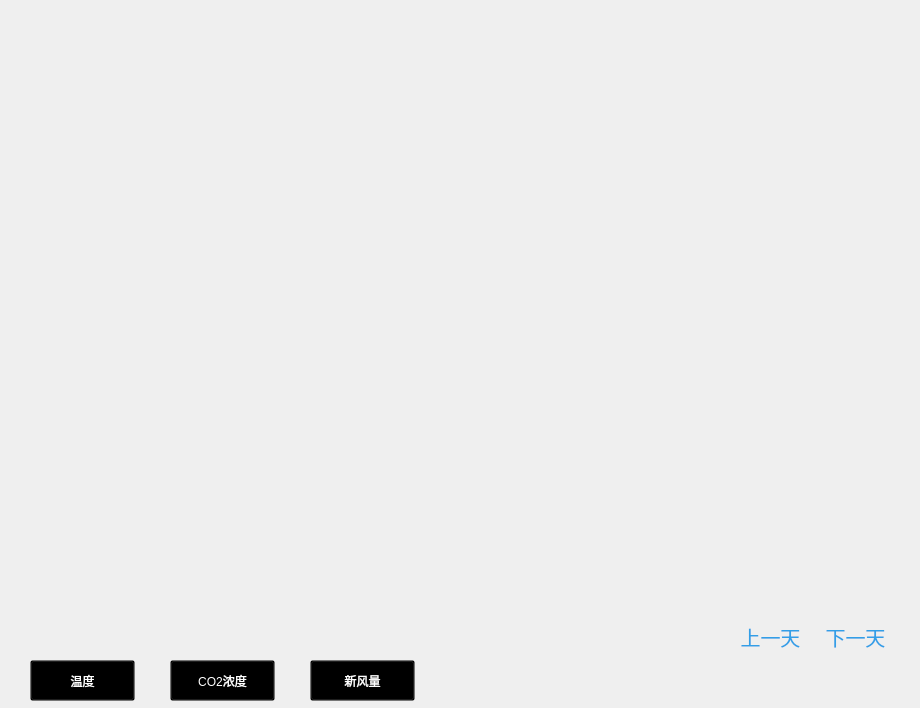
<?xml version="1.0" encoding="UTF-8"?>
<ui version="4.0">
 <class>Curve</class>
 <widget class="QWidget" name="Curve">
  <property name="geometry">
   <rect>
    <x>0</x>
    <y>0</y>
    <width>920</width>
    <height>708</height>
   </rect>
  </property>
  <property name="windowTitle">
   <string>Form</string>
  </property>
  <property name="styleSheet">
   <string notr="true"/>
  </property>
  <widget class="QStackedWidget" name="curveStackedWidget">
   <property name="geometry">
    <rect>
     <x>0</x>
     <y>0</y>
     <width>920</width>
     <height>633</height>
    </rect>
   </property>
   <property name="styleSheet">
    <string notr="true"/>
   </property>
  </widget>
  <widget class="QPushButton" name="previousButton">
   <property name="geometry">
    <rect>
     <x>740</x>
     <y>620</y>
     <width>61</width>
     <height>33</height>
    </rect>
   </property>
   <property name="palette">
    <palette>
     <active>
      <colorrole role="WindowText">
       <brush brushstyle="SolidPattern">
        <color alpha="255">
         <red>252</red>
         <green>175</green>
         <blue>62</blue>
        </color>
       </brush>
      </colorrole>
      <colorrole role="Button">
       <brush brushstyle="SolidPattern">
        <color alpha="0">
         <red>0</red>
         <green>0</green>
         <blue>0</blue>
        </color>
       </brush>
      </colorrole>
      <colorrole role="Text">
       <brush brushstyle="SolidPattern">
        <color alpha="255">
         <red>252</red>
         <green>175</green>
         <blue>62</blue>
        </color>
       </brush>
      </colorrole>
      <colorrole role="ButtonText">
       <brush brushstyle="SolidPattern">
        <color alpha="255">
         <red>50</red>
         <green>159</green>
         <blue>231</blue>
        </color>
       </brush>
      </colorrole>
      <colorrole role="Base">
       <brush brushstyle="SolidPattern">
        <color alpha="0">
         <red>0</red>
         <green>0</green>
         <blue>0</blue>
        </color>
       </brush>
      </colorrole>
      <colorrole role="Window">
       <brush brushstyle="SolidPattern">
        <color alpha="0">
         <red>0</red>
         <green>0</green>
         <blue>0</blue>
        </color>
       </brush>
      </colorrole>
      <colorrole role="PlaceholderText">
       <brush brushstyle="SolidPattern">
        <color alpha="128">
         <red>252</red>
         <green>175</green>
         <blue>62</blue>
        </color>
       </brush>
      </colorrole>
     </active>
     <inactive>
      <colorrole role="WindowText">
       <brush brushstyle="SolidPattern">
        <color alpha="255">
         <red>252</red>
         <green>175</green>
         <blue>62</blue>
        </color>
       </brush>
      </colorrole>
      <colorrole role="Button">
       <brush brushstyle="SolidPattern">
        <color alpha="0">
         <red>0</red>
         <green>0</green>
         <blue>0</blue>
        </color>
       </brush>
      </colorrole>
      <colorrole role="Text">
       <brush brushstyle="SolidPattern">
        <color alpha="255">
         <red>252</red>
         <green>175</green>
         <blue>62</blue>
        </color>
       </brush>
      </colorrole>
      <colorrole role="ButtonText">
       <brush brushstyle="SolidPattern">
        <color alpha="255">
         <red>50</red>
         <green>159</green>
         <blue>231</blue>
        </color>
       </brush>
      </colorrole>
      <colorrole role="Base">
       <brush brushstyle="SolidPattern">
        <color alpha="0">
         <red>0</red>
         <green>0</green>
         <blue>0</blue>
        </color>
       </brush>
      </colorrole>
      <colorrole role="Window">
       <brush brushstyle="SolidPattern">
        <color alpha="0">
         <red>0</red>
         <green>0</green>
         <blue>0</blue>
        </color>
       </brush>
      </colorrole>
      <colorrole role="PlaceholderText">
       <brush brushstyle="SolidPattern">
        <color alpha="128">
         <red>252</red>
         <green>175</green>
         <blue>62</blue>
        </color>
       </brush>
      </colorrole>
     </inactive>
     <disabled>
      <colorrole role="WindowText">
       <brush brushstyle="SolidPattern">
        <color alpha="255">
         <red>190</red>
         <green>190</green>
         <blue>190</blue>
        </color>
       </brush>
      </colorrole>
      <colorrole role="Button">
       <brush brushstyle="SolidPattern">
        <color alpha="0">
         <red>0</red>
         <green>0</green>
         <blue>0</blue>
        </color>
       </brush>
      </colorrole>
      <colorrole role="Text">
       <brush brushstyle="SolidPattern">
        <color alpha="255">
         <red>190</red>
         <green>190</green>
         <blue>190</blue>
        </color>
       </brush>
      </colorrole>
      <colorrole role="ButtonText">
       <brush brushstyle="SolidPattern">
        <color alpha="255">
         <red>190</red>
         <green>190</green>
         <blue>190</blue>
        </color>
       </brush>
      </colorrole>
      <colorrole role="Base">
       <brush brushstyle="SolidPattern">
        <color alpha="0">
         <red>0</red>
         <green>0</green>
         <blue>0</blue>
        </color>
       </brush>
      </colorrole>
      <colorrole role="Window">
       <brush brushstyle="SolidPattern">
        <color alpha="0">
         <red>0</red>
         <green>0</green>
         <blue>0</blue>
        </color>
       </brush>
      </colorrole>
      <colorrole role="PlaceholderText">
       <brush brushstyle="SolidPattern">
        <color alpha="128">
         <red>0</red>
         <green>0</green>
         <blue>0</blue>
        </color>
       </brush>
      </colorrole>
     </disabled>
    </palette>
   </property>
   <property name="font">
    <font>
     <pointsize>15</pointsize>
    </font>
   </property>
   <property name="styleSheet">
    <string notr="true">border-style:none;
background:transparent;</string>
   </property>
   <property name="text">
    <string>上一天</string>
   </property>
  </widget>
  <widget class="QPushButton" name="nextButton">
   <property name="geometry">
    <rect>
     <x>820</x>
     <y>620</y>
     <width>71</width>
     <height>33</height>
    </rect>
   </property>
   <property name="palette">
    <palette>
     <active>
      <colorrole role="WindowText">
       <brush brushstyle="SolidPattern">
        <color alpha="255">
         <red>252</red>
         <green>175</green>
         <blue>62</blue>
        </color>
       </brush>
      </colorrole>
      <colorrole role="Button">
       <brush brushstyle="SolidPattern">
        <color alpha="0">
         <red>0</red>
         <green>0</green>
         <blue>0</blue>
        </color>
       </brush>
      </colorrole>
      <colorrole role="Text">
       <brush brushstyle="SolidPattern">
        <color alpha="255">
         <red>252</red>
         <green>175</green>
         <blue>62</blue>
        </color>
       </brush>
      </colorrole>
      <colorrole role="ButtonText">
       <brush brushstyle="SolidPattern">
        <color alpha="255">
         <red>50</red>
         <green>159</green>
         <blue>231</blue>
        </color>
       </brush>
      </colorrole>
      <colorrole role="Base">
       <brush brushstyle="SolidPattern">
        <color alpha="0">
         <red>0</red>
         <green>0</green>
         <blue>0</blue>
        </color>
       </brush>
      </colorrole>
      <colorrole role="Window">
       <brush brushstyle="SolidPattern">
        <color alpha="0">
         <red>0</red>
         <green>0</green>
         <blue>0</blue>
        </color>
       </brush>
      </colorrole>
      <colorrole role="PlaceholderText">
       <brush brushstyle="SolidPattern">
        <color alpha="128">
         <red>252</red>
         <green>175</green>
         <blue>62</blue>
        </color>
       </brush>
      </colorrole>
     </active>
     <inactive>
      <colorrole role="WindowText">
       <brush brushstyle="SolidPattern">
        <color alpha="255">
         <red>252</red>
         <green>175</green>
         <blue>62</blue>
        </color>
       </brush>
      </colorrole>
      <colorrole role="Button">
       <brush brushstyle="SolidPattern">
        <color alpha="0">
         <red>0</red>
         <green>0</green>
         <blue>0</blue>
        </color>
       </brush>
      </colorrole>
      <colorrole role="Text">
       <brush brushstyle="SolidPattern">
        <color alpha="255">
         <red>252</red>
         <green>175</green>
         <blue>62</blue>
        </color>
       </brush>
      </colorrole>
      <colorrole role="ButtonText">
       <brush brushstyle="SolidPattern">
        <color alpha="255">
         <red>50</red>
         <green>159</green>
         <blue>231</blue>
        </color>
       </brush>
      </colorrole>
      <colorrole role="Base">
       <brush brushstyle="SolidPattern">
        <color alpha="0">
         <red>0</red>
         <green>0</green>
         <blue>0</blue>
        </color>
       </brush>
      </colorrole>
      <colorrole role="Window">
       <brush brushstyle="SolidPattern">
        <color alpha="0">
         <red>0</red>
         <green>0</green>
         <blue>0</blue>
        </color>
       </brush>
      </colorrole>
      <colorrole role="PlaceholderText">
       <brush brushstyle="SolidPattern">
        <color alpha="128">
         <red>252</red>
         <green>175</green>
         <blue>62</blue>
        </color>
       </brush>
      </colorrole>
     </inactive>
     <disabled>
      <colorrole role="WindowText">
       <brush brushstyle="SolidPattern">
        <color alpha="255">
         <red>190</red>
         <green>190</green>
         <blue>190</blue>
        </color>
       </brush>
      </colorrole>
      <colorrole role="Button">
       <brush brushstyle="SolidPattern">
        <color alpha="0">
         <red>0</red>
         <green>0</green>
         <blue>0</blue>
        </color>
       </brush>
      </colorrole>
      <colorrole role="Text">
       <brush brushstyle="SolidPattern">
        <color alpha="255">
         <red>190</red>
         <green>190</green>
         <blue>190</blue>
        </color>
       </brush>
      </colorrole>
      <colorrole role="ButtonText">
       <brush brushstyle="SolidPattern">
        <color alpha="255">
         <red>190</red>
         <green>190</green>
         <blue>190</blue>
        </color>
       </brush>
      </colorrole>
      <colorrole role="Base">
       <brush brushstyle="SolidPattern">
        <color alpha="0">
         <red>0</red>
         <green>0</green>
         <blue>0</blue>
        </color>
       </brush>
      </colorrole>
      <colorrole role="Window">
       <brush brushstyle="SolidPattern">
        <color alpha="0">
         <red>0</red>
         <green>0</green>
         <blue>0</blue>
        </color>
       </brush>
      </colorrole>
      <colorrole role="PlaceholderText">
       <brush brushstyle="SolidPattern">
        <color alpha="128">
         <red>0</red>
         <green>0</green>
         <blue>0</blue>
        </color>
       </brush>
      </colorrole>
     </disabled>
    </palette>
   </property>
   <property name="font">
    <font>
     <pointsize>15</pointsize>
    </font>
   </property>
   <property name="styleSheet">
    <string notr="true">border-style:none;
background:transparent;</string>
   </property>
   <property name="text">
    <string>下一天</string>
   </property>
  </widget>
  <widget class="QPushButton" name="tempButton">
   <property name="geometry">
    <rect>
     <x>30</x>
     <y>660</y>
     <width>105</width>
     <height>41</height>
    </rect>
   </property>
   <property name="palette">
    <palette>
     <active>
      <colorrole role="Button">
       <brush brushstyle="SolidPattern">
        <color alpha="0">
         <red>0</red>
         <green>0</green>
         <blue>0</blue>
        </color>
       </brush>
      </colorrole>
      <colorrole role="ButtonText">
       <brush brushstyle="SolidPattern">
        <color alpha="255">
         <red>255</red>
         <green>255</green>
         <blue>255</blue>
        </color>
       </brush>
      </colorrole>
      <colorrole role="Base">
       <brush brushstyle="SolidPattern">
        <color alpha="0">
         <red>0</red>
         <green>0</green>
         <blue>0</blue>
        </color>
       </brush>
      </colorrole>
      <colorrole role="Window">
       <brush brushstyle="SolidPattern">
        <color alpha="0">
         <red>0</red>
         <green>0</green>
         <blue>0</blue>
        </color>
       </brush>
      </colorrole>
     </active>
     <inactive>
      <colorrole role="Button">
       <brush brushstyle="SolidPattern">
        <color alpha="0">
         <red>0</red>
         <green>0</green>
         <blue>0</blue>
        </color>
       </brush>
      </colorrole>
      <colorrole role="ButtonText">
       <brush brushstyle="SolidPattern">
        <color alpha="255">
         <red>255</red>
         <green>255</green>
         <blue>255</blue>
        </color>
       </brush>
      </colorrole>
      <colorrole role="Base">
       <brush brushstyle="SolidPattern">
        <color alpha="0">
         <red>0</red>
         <green>0</green>
         <blue>0</blue>
        </color>
       </brush>
      </colorrole>
      <colorrole role="Window">
       <brush brushstyle="SolidPattern">
        <color alpha="0">
         <red>0</red>
         <green>0</green>
         <blue>0</blue>
        </color>
       </brush>
      </colorrole>
     </inactive>
     <disabled>
      <colorrole role="Button">
       <brush brushstyle="SolidPattern">
        <color alpha="0">
         <red>0</red>
         <green>0</green>
         <blue>0</blue>
        </color>
       </brush>
      </colorrole>
      <colorrole role="ButtonText">
       <brush brushstyle="SolidPattern">
        <color alpha="255">
         <red>190</red>
         <green>190</green>
         <blue>190</blue>
        </color>
       </brush>
      </colorrole>
      <colorrole role="Base">
       <brush brushstyle="SolidPattern">
        <color alpha="0">
         <red>0</red>
         <green>0</green>
         <blue>0</blue>
        </color>
       </brush>
      </colorrole>
      <colorrole role="Window">
       <brush brushstyle="SolidPattern">
        <color alpha="0">
         <red>0</red>
         <green>0</green>
         <blue>0</blue>
        </color>
       </brush>
      </colorrole>
     </disabled>
    </palette>
   </property>
   <property name="styleSheet">
    <string notr="true">font: 16pt &quot;Ubuntu&quot;;
border-image: url(:/UI/Frame/按键.png);</string>
   </property>
   <property name="text">
    <string>温度</string>
   </property>
  </widget>
  <widget class="QPushButton" name="co2Button">
   <property name="geometry">
    <rect>
     <x>170</x>
     <y>660</y>
     <width>105</width>
     <height>41</height>
    </rect>
   </property>
   <property name="palette">
    <palette>
     <active>
      <colorrole role="Button">
       <brush brushstyle="SolidPattern">
        <color alpha="0">
         <red>0</red>
         <green>0</green>
         <blue>0</blue>
        </color>
       </brush>
      </colorrole>
      <colorrole role="ButtonText">
       <brush brushstyle="SolidPattern">
        <color alpha="255">
         <red>255</red>
         <green>255</green>
         <blue>255</blue>
        </color>
       </brush>
      </colorrole>
      <colorrole role="Base">
       <brush brushstyle="SolidPattern">
        <color alpha="0">
         <red>0</red>
         <green>0</green>
         <blue>0</blue>
        </color>
       </brush>
      </colorrole>
      <colorrole role="Window">
       <brush brushstyle="SolidPattern">
        <color alpha="0">
         <red>0</red>
         <green>0</green>
         <blue>0</blue>
        </color>
       </brush>
      </colorrole>
     </active>
     <inactive>
      <colorrole role="Button">
       <brush brushstyle="SolidPattern">
        <color alpha="0">
         <red>0</red>
         <green>0</green>
         <blue>0</blue>
        </color>
       </brush>
      </colorrole>
      <colorrole role="ButtonText">
       <brush brushstyle="SolidPattern">
        <color alpha="255">
         <red>255</red>
         <green>255</green>
         <blue>255</blue>
        </color>
       </brush>
      </colorrole>
      <colorrole role="Base">
       <brush brushstyle="SolidPattern">
        <color alpha="0">
         <red>0</red>
         <green>0</green>
         <blue>0</blue>
        </color>
       </brush>
      </colorrole>
      <colorrole role="Window">
       <brush brushstyle="SolidPattern">
        <color alpha="0">
         <red>0</red>
         <green>0</green>
         <blue>0</blue>
        </color>
       </brush>
      </colorrole>
     </inactive>
     <disabled>
      <colorrole role="Button">
       <brush brushstyle="SolidPattern">
        <color alpha="0">
         <red>0</red>
         <green>0</green>
         <blue>0</blue>
        </color>
       </brush>
      </colorrole>
      <colorrole role="ButtonText">
       <brush brushstyle="SolidPattern">
        <color alpha="255">
         <red>190</red>
         <green>190</green>
         <blue>190</blue>
        </color>
       </brush>
      </colorrole>
      <colorrole role="Base">
       <brush brushstyle="SolidPattern">
        <color alpha="0">
         <red>0</red>
         <green>0</green>
         <blue>0</blue>
        </color>
       </brush>
      </colorrole>
      <colorrole role="Window">
       <brush brushstyle="SolidPattern">
        <color alpha="0">
         <red>0</red>
         <green>0</green>
         <blue>0</blue>
        </color>
       </brush>
      </colorrole>
     </disabled>
    </palette>
   </property>
   <property name="styleSheet">
    <string notr="true">font: 16pt &quot;Ubuntu&quot;;
border-image: url(:/UI/Frame/按键.png);</string>
   </property>
   <property name="text">
    <string>CO2浓度</string>
   </property>
  </widget>
  <widget class="QPushButton" name="airButton">
   <property name="geometry">
    <rect>
     <x>310</x>
     <y>660</y>
     <width>105</width>
     <height>41</height>
    </rect>
   </property>
   <property name="palette">
    <palette>
     <active>
      <colorrole role="Button">
       <brush brushstyle="SolidPattern">
        <color alpha="0">
         <red>0</red>
         <green>0</green>
         <blue>0</blue>
        </color>
       </brush>
      </colorrole>
      <colorrole role="ButtonText">
       <brush brushstyle="SolidPattern">
        <color alpha="255">
         <red>255</red>
         <green>255</green>
         <blue>255</blue>
        </color>
       </brush>
      </colorrole>
      <colorrole role="Base">
       <brush brushstyle="SolidPattern">
        <color alpha="0">
         <red>0</red>
         <green>0</green>
         <blue>0</blue>
        </color>
       </brush>
      </colorrole>
      <colorrole role="Window">
       <brush brushstyle="SolidPattern">
        <color alpha="0">
         <red>0</red>
         <green>0</green>
         <blue>0</blue>
        </color>
       </brush>
      </colorrole>
     </active>
     <inactive>
      <colorrole role="Button">
       <brush brushstyle="SolidPattern">
        <color alpha="0">
         <red>0</red>
         <green>0</green>
         <blue>0</blue>
        </color>
       </brush>
      </colorrole>
      <colorrole role="ButtonText">
       <brush brushstyle="SolidPattern">
        <color alpha="255">
         <red>255</red>
         <green>255</green>
         <blue>255</blue>
        </color>
       </brush>
      </colorrole>
      <colorrole role="Base">
       <brush brushstyle="SolidPattern">
        <color alpha="0">
         <red>0</red>
         <green>0</green>
         <blue>0</blue>
        </color>
       </brush>
      </colorrole>
      <colorrole role="Window">
       <brush brushstyle="SolidPattern">
        <color alpha="0">
         <red>0</red>
         <green>0</green>
         <blue>0</blue>
        </color>
       </brush>
      </colorrole>
     </inactive>
     <disabled>
      <colorrole role="Button">
       <brush brushstyle="SolidPattern">
        <color alpha="0">
         <red>0</red>
         <green>0</green>
         <blue>0</blue>
        </color>
       </brush>
      </colorrole>
      <colorrole role="ButtonText">
       <brush brushstyle="SolidPattern">
        <color alpha="255">
         <red>190</red>
         <green>190</green>
         <blue>190</blue>
        </color>
       </brush>
      </colorrole>
      <colorrole role="Base">
       <brush brushstyle="SolidPattern">
        <color alpha="0">
         <red>0</red>
         <green>0</green>
         <blue>0</blue>
        </color>
       </brush>
      </colorrole>
      <colorrole role="Window">
       <brush brushstyle="SolidPattern">
        <color alpha="0">
         <red>0</red>
         <green>0</green>
         <blue>0</blue>
        </color>
       </brush>
      </colorrole>
     </disabled>
    </palette>
   </property>
   <property name="styleSheet">
    <string notr="true">font: 16pt &quot;Ubuntu&quot;;
border-image: url(:/UI/Frame/按键.png);</string>
   </property>
   <property name="text">
    <string>新风量</string>
   </property>
  </widget>
 </widget>
 <resources/>
 <connections/>
</ui>
